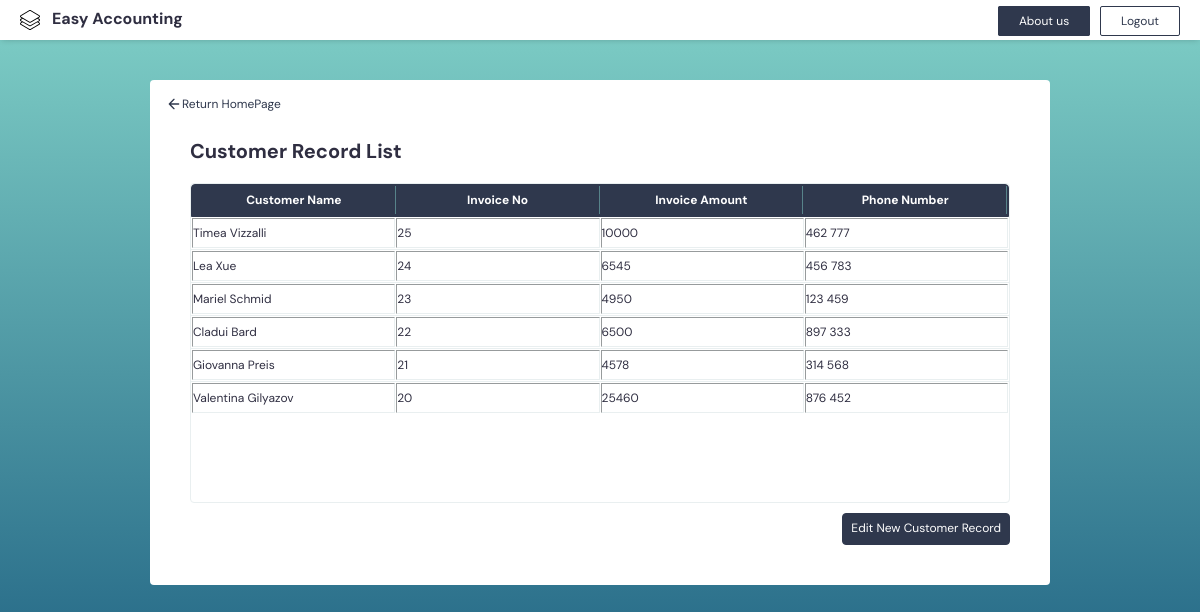
/Customer.php (signed in), run on the app's committed database.
### tables this page shows
CREATE TABLE `customers` (
  `customer_id` int(11) NOT NULL,
  `user_id` int(11) NOT NULL,
  `customer_name` varchar(255) NOT NULL,
  `invoice_no` int(255) NOT NULL,
  `invoice_amount` int(255) NOT NULL,
  `phone_number` varchar(255) NOT NULL,
  `create_date` datetime NOT NULL DEFAULT current_timestamp()
);

### Customer.php (the view, shortened to what this page needs)
<?php
require "config.php";
$id = $_SESSION["userData"]["user_id"];
$s = "select customer_name,invoice_no, invoice_amount, phone_number,users.username from customers INNER JOIN users ON customers.user_id = users.user_id WHERE customers.user_id = '$id' ORDER BY create_date DESC ";
$result = mysqli_query($con, $s);
?>
<html>
<head>
    <link rel="stylesheet" type="text/css" href="./assets/main.css" />
    <link
        rel="stylesheet"
        type="text/css"
        href="https://cdnjs.cloudflare.com/ajax/libs/normalize/8.0.1/normalize.min.css"
    />
</head>
<body class="customer-records">
<div class="nav-bar">
            <div class="nav-header">Easy Accounting</div>
            <div class="nav-right">
                <a class="nav-link" href="About_us.php">About us</a>
                <a class="logout-btn" href="Logout.php">Logout</a>
            </div>
        </div>
        <div class="page-content">
        <a class="home-link" href="Home.php">
            <span>
                <svg xmlns="http://www.w3.org/2000/svg" viewBox="0 0 24 24" fill="none" stroke="currentColor" stroke-width="2" stroke-linecap="round" stroke-linejoin="round" class="feather feather-arrow-left"><path d="M19 12H5M12 19l-7-7 7-7"/></svg>
            </span>
            Return HomePage
        </a>
        <p class="content-header">Customer Record List</p>
        <table width="600" border="1" cellpaddin="1" cellspacing="1">
            <thead>
                <tr>
                    <th>Customer Name</th>
                    <th>Invoice No</th>
                    <th>Invoice Amount</th>
                    <th>Phone Number</th>
            </thead>
            <tbody>
                <?php
                    while($customer = mysqli_fetch_assoc($result)){
                        echo "<tr>";
                        echo "<td>".$customer['customer_name']."</td>";
                        echo "<td>".$customer['invoice_no']."</td>";
                        echo "<td>".$customer['invoice_amount']."</td>";
                        echo "<td>".$customer['phone_number']."</td>";
                        echo "</tr>";
                    }
                ?>
            </tbody>
        </table>
        <a class="page-link" href="Add_Customer.php">Edit New Customer Record</a>
        </div>
</body>
</html>

### assets/main.css (style rules this page uses)
* { -webkit-box-sizing: border-box; box-sizing: border-box; }
:root { font-size: 14px; font-family: 'DM Sans', sans-serif; -webkit-font-smoothing: antialiased; -moz-osx-font-smoothing: grayscale; color: #2f2e41; }
body { width: 100%; height: 100vh; margin: 0; background-image: -webkit-gradient(linear, left bottom, left top, from(#13547a), to(#80d0c7)); background-image: linear-gradient(0deg, #13547a 0%, #80d0c7 100%); background-repeat: no-repeat; overflow: hidden; display: -webkit-box; display: -ms-flexbox; display: flex; -webkit-box-orient: vertical; -webkit-box-direction: normal; -ms-flex-direction: column; flex-direction: column; }
.page-content { position: relative; background-color: #fff; border-radius: 4px; max-width: 900px; width: 100%; height: auto; max-height: 80vh; margin: 40px auto; padding: 40px; overflow-y: auto; overflow-x: hidden; }
.nav-bar { display: -webkit-box; display: -ms-flexbox; display: flex; -webkit-box-pack: justify; -ms-flex-pack: justify; justify-content: space-between; -webkit-box-align: center; -ms-flex-align: center; align-items: center; width: 100%; background: #fff; padding: 10px 20px; -webkit-box-shadow: 0 2px 6px -2px rgba(0, 0, 0, 0.2); box-shadow: 0 2px 6px -2px rgba(0, 0, 0, 0.2); }
.nav-header { font-size: 16px; font-weight: 700; }
.nav-header:before { content: ''; display: inline-block; background-repeat: no-repeat; vertical-align: middle; background-size: 20px; width: 20px; height: 20px; margin-right: 12px; left: 0; }
.content-header { font-size: 20px; font-weight: 700; }
.btn-record, .page-link { float: right; border: 1px solid #27E784; background-color: #27E784; color: #fff; padding: 8px; cursor: pointer; border-radius: 4px; min-width: 100px; }
.page-link { text-decoration: none; font-size: 12px; }
.page-content .page-link { background-color: #2f384d; border-color: #2f384d; }
.nav-bar a { text-decoration: none; font-size: 12px; padding: 6px 20px; -webkit-transition: .2s ease-in; transition: .2s ease-in; border-radius: 2px; border: 1px solid #2f384d; }
.nav-bar a:not(:last-child) { margin: 0 6px; }
.nav-link { background-color: #2f384d; color: #fff; -webkit-transition: .2s ease-in; transition: .2s ease-in; }
.home-link { position: absolute; text-decoration: none; color: #2f384d; font-size: 12px; display: -webkit-box; display: -ms-flexbox; display: flex; -webkit-box-align: center; -ms-flex-align: center; align-items: center; line-height: 16px; top: 16px; left: 16px; }
.home-link span { width: 16px; height: 16px; }
.home-link svg { width: 16px; height: 16px; }
.logout-btn { padding: 6px 20px; color: #2f384d; -webkit-transition: .2s ease-in; transition: .2s ease-in; border-radius: 2px; }
th, td { padding: 6px 0; }
thead th:not(:last-child), thead th:not(:first-child) { border-right: 1px solid #57838A; }
table { width: 100%; border: 1px solid #E9EFF0; border-radius: 4px; display: -webkit-box; display: -ms-flexbox; display: flex; -webkit-box-orient: vertical; -webkit-box-direction: normal; -ms-flex-flow: column; flex-flow: column; height: calc(100% - 60px); width: 100%; font-size: 12px; height: 320px; margin-bottom: 10px; }
table tbody { -webkit-box-flex: 1; -ms-flex: 1 1 auto; flex: 1 1 auto; display: block; overflow-y: scroll; }
table tbody tr { width: 100%; }
table thead, table tbody tr { display: table; table-layout: fixed; }
table tbody tr:not(:last-child) { border-bottom: 1px solid #E9EFF0; }
table thead { -webkit-box-flex: 0; -ms-flex: 0 0 auto; flex: 0 0 auto; width: 100%; background-color: #2f384d; border-top-left-radius: 4px; border-top-right-radius: 4px; border: 1px solid #2f384d; }
table thead th { color: #fff; border: 1px solid #2f384d; }
table thead tr th { background-color: #2f384d; border: none; }

### data on the page
customers: customer_name "Timea Vizzalli", invoice_no "25", invoice_amount "10000", phone_number "462 777"
customers: customer_name "Lea Xue", invoice_no "24", invoice_amount "6545", phone_number "456 783"
customers: customer_name "Mariel Schmid", invoice_no "23", invoice_amount "4950", phone_number "123 459"
customers: customer_name "Cladui Bard", invoice_no "22", invoice_amount "6500", phone_number "897 333"
customers: customer_name "Giovanna Preis", invoice_no "21", invoice_amount "4578", phone_number "314 568"
customers: customer_name "Valentina Gilyazov", invoice_no "20", invoice_amount "25460", phone_number "876 452"
